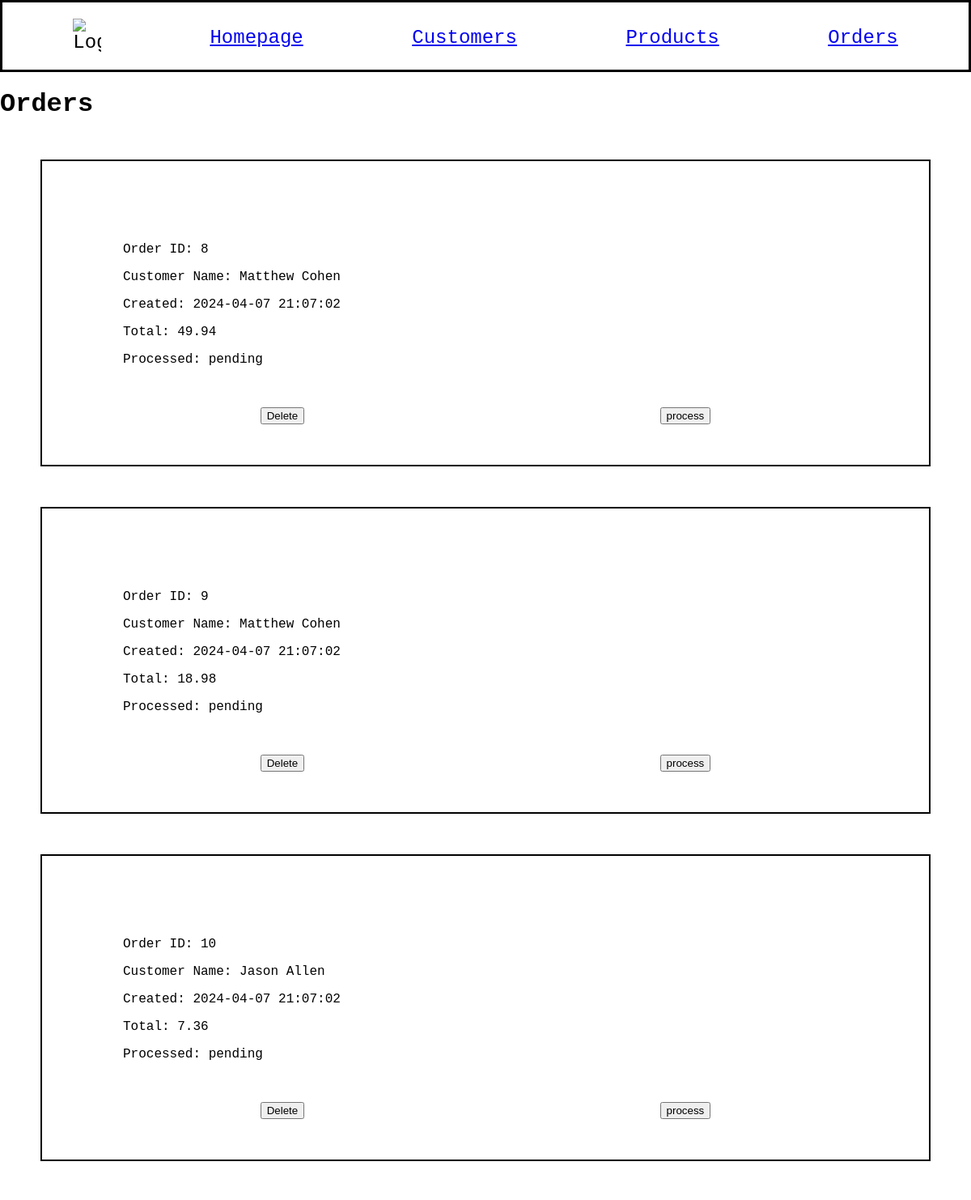
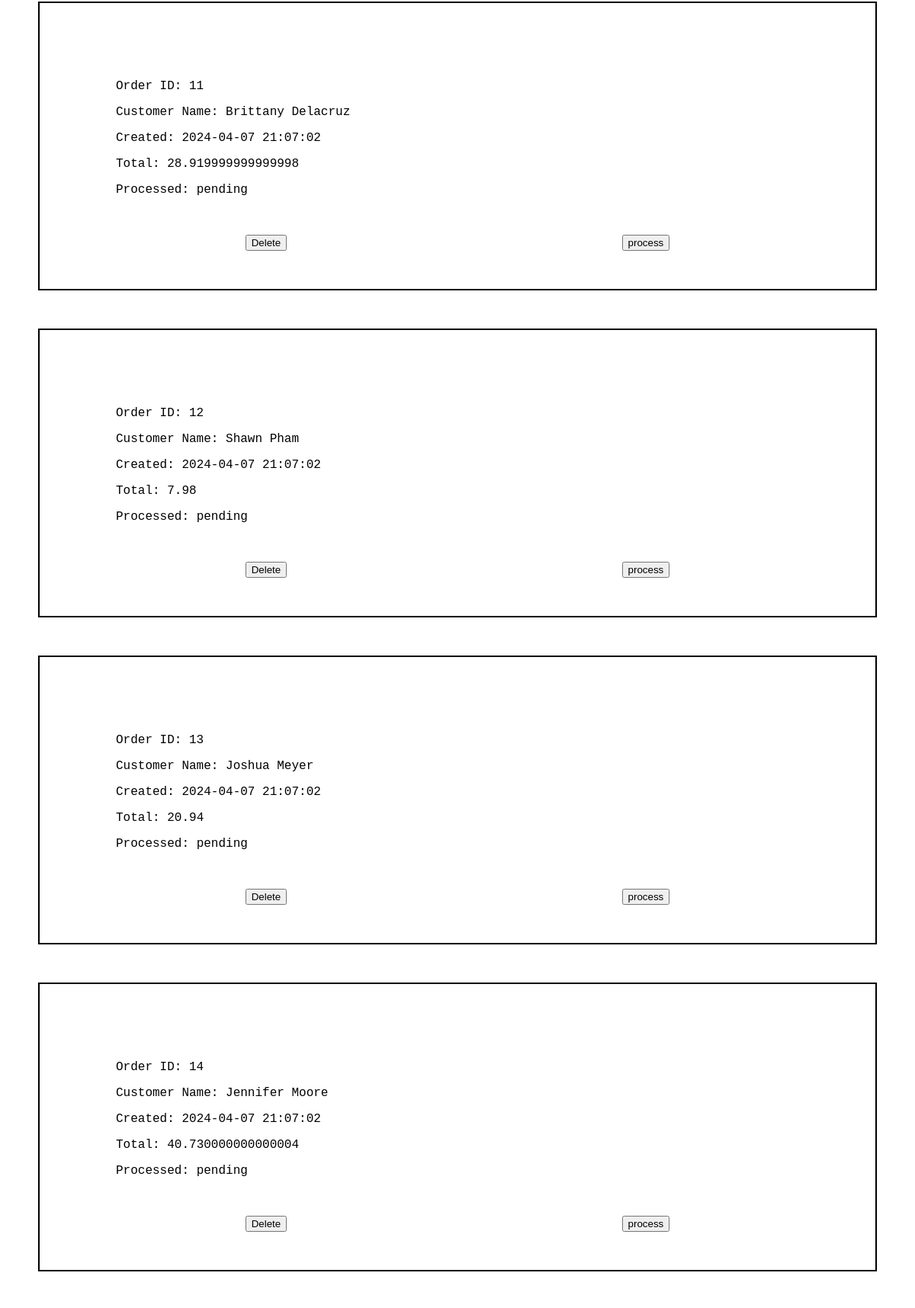
The page /orders (upper part) on the database its author committed (2 pictures, top to bottom).
### models.py (models this page shows, shortened)
class Order(db.Model):
    id = mapped_column(Integer, primary_key=True)
    customer_id = mapped_column(Integer, ForeignKey(Customer.id), nullable=False)
    created = mapped_column(DateTime, default=func.now())
    processed = mapped_column(DateTime, nullable=True, default=None)
    customer = relationship("Customer", back_populates="orders")
    items = relationship("ProductOrder", back_populates="order")
    total = db.Column(db.Float, nullable=False, default=0.0)
    strategy = mapped_column(String(20), nullable=False, default="adjust")

class Customer(db.Model):
    id = mapped_column(Integer, primary_key=True)
    name = mapped_column(String(200), nullable=False, unique=True)
    phone = mapped_column(String(20), nullable=False)
    balance = mapped_column(Numeric, nullable=False, default=100)
    orders = relationship("Order")

### app.py (the view)
@app.route("/orders")
def orders():
    statement = select(Order).order_by(Order.id)
    records = db.session.execute(statement)
    app_data = records.scalars()
    return render_template("orders.html", orders=app_data)

### templates/orders.html (shortened to what this page needs)
{% extends "base.html" %}
{% block content %}
<h1>Orders</h1>
{% for order in orders %}
<div id="ord_container">
    {% set class_name = "pending" %}
    {% if order.processed %}
        {% set class_name = "processed" %}
    {% endif %}
    <div class="{{ class_name }}" id="ord_info">
        <p>Order ID: {{ order.id }}</p>
        <p>Customer Name: {{ order.customer.name }}</p>
        <p>Created: {{ order.created }}</p>
        <p>Total: {{ order.total }}</p>
        <p>Processed: {{ class_name }}</p>
    </div>
    {% if class_name == "pending"%}
        <div id="buttons">
            <form method="POST" action="{{ url_for('order_delete', order_id=order.id) }}">
                <button type="submit">Delete</button>
            </form>
            <form method="POST" action="{{ url_for('order_update', order_id=order.id) }}">
                <button type="submit">process</button>
            </form>
        </div>
    {% endif%}
</div>
{% endfor %}
{% endblock %}

### static/style.css (style rules this page uses)
body { background-color: rgb(255, 255, 255); margin: 0 auto; font-family: 'Courier New', Courier, monospace; }
#ord_container { margin: 50px 50px 50px 50px; border: 2px black solid; padding: 50px; }
#ord_info { margin: 50px 50px 50px 50px; }
#buttons { display: flex; justify-content: space-around; }

### rows shown on the page
Order: id "8", customer.name "Matthew Cohen", created "2024-04-07 21:07:02", total "49.94", class_name "pending"
Order: id "9", customer.name "Matthew Cohen", created "2024-04-07 21:07:02", total "18.98", class_name "pending"
Order: id "10", customer.name "Jason Allen", created "2024-04-07 21:07:02", total "7.36", class_name "pending"
Order: id "11", customer.name "Brittany Delacruz", created "2024-04-07 21:07:02", total "28.919999999999998", class_name "pending"
Order: id "12", customer.name "Shawn Pham", created "2024-04-07 21:07:02", total "7.98", class_name "pending"
Order: id "13", customer.name "Joshua Meyer", created "2024-04-07 21:07:02", total "20.94", class_name "pending"
Order: id "14", customer.name "Jennifer Moore", created "2024-04-07 21:07:02", total "40.730000000000004", class_name "pending"
